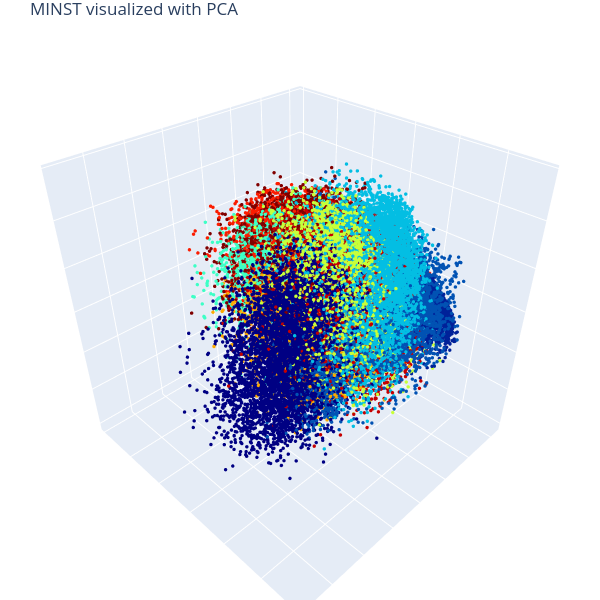

Source (notebook cell):
### Code cell
# 3D Plot
Xvis, Yvis, Zvis = XRes3D_mnist[:,0], XRes3D_mnist[:,1], XRes3D_mnist[:,2]
data = go.Scatter3d(x=Xvis, y=Yvis, z=Zvis, mode='markers', marker=dict(size=2, color=Cgt_mnist, colorscale='jet', opacity=1)) # data as points
fig = go.Figure(data=[data]) 
fig.update_layout(margin=dict(l=0, r=0, b=0, t=30, pad=0)) # tight layout but t=25 required for showing title 
fig.update_layout(autosize=False, width=600, height=600, title_text="MINST visualized with PCA") # figure size and title
fig.update_layout(scene = dict(zaxis = dict(showgrid = True, showticklabels = False), zaxis_title = ' ') ) # no range values, no axis name, grid on
fig.update_layout(scene = dict(yaxis = dict(showgrid = True, showticklabels = False), yaxis_title = ' ') ) # no range values, no axis name, grid on
fig.update_layout(scene = dict(xaxis = dict(showgrid = True, showticklabels = False), xaxis_title = ' ') ) # no range values, no axis name, grid on
fig.layout.scene.aspectratio = {'x':1, 'y':1, 'z':1}
fig.show()

### Figure 1 — Plotly figure (JSON) as saved in the notebook; plotly's stock layout.template omitted (floating-point values rounded to 4 significant figures; data arrays with more than 128 entries replaced by an {"elided": "..."} marker saying what was removed)
{"data": [{"marker": {"color": {"elided": "60000 int values"}, "colorscale": [[0, "rgb(0,0,131)"], [0.2, "rgb(0,60,170)"], [0.4, "rgb(5,255,255)"], [0.6, "rgb(255,255,0)"], [0.8, "rgb(250,0,0)"], [1, "rgb(128,0,0)"]], "opacity": 1, "size": 2}, "mode": "markers", "type": "scatter3d", "x": {"elided": "60000 float values"}, "y": {"elided": "60000 float values"}, "z": {"elided": "60000 float values"}}], "layout": {"autosize": false, "height": 600, "margin": {"b": 0, "l": 0, "pad": 0, "r": 0, "t": 30}, "scene": {"aspectratio": {"x": 1, "y": 1, "z": 1}, "xaxis": {"showgrid": true, "showticklabels": false, "title": {"text": " "}}, "yaxis": {"showgrid": true, "showticklabels": false, "title": {"text": " "}}, "zaxis": {"showgrid": true, "showticklabels": false, "title": {"text": " "}}}, "title": {"text": "MINST visualized with PCA"}, "width": 600}}
